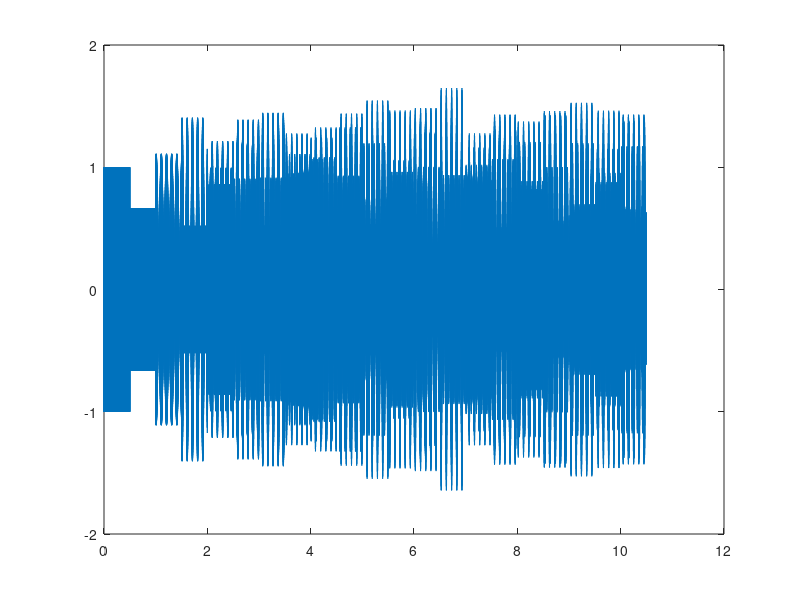

The MATLAB script that drew this image:
close all; 
clear;

Fs = 44100;               % Sampling rate
T = 1/Fs;                 % Sample time
%Len = 256;               % Window size for fft
sec = 0.5;                % Unit time of Sinnal
Tspan = 20;               % Number of Unit time
Hzmax = 880;              % Maximum Frequency of Signal
%Hzmin = floor(Fs/Len)+1; % Minimum Frequency of Signal for fft
%Hzran = Hzmax-(Hzmin);   % Frequency Range for fft
%hlz = floor(Hzran/Tspan);% Unit Frequency range for fft
hlz  = 10;                % Changing Frequency range
hlzs = 20;                % Changing Frequency step

clear tT sS;
clear stemp;

k=0;
tT = 0;
stemp=0;
sS=0;
k=1;
t = ((Fs*sec*(k-1))+1:Fs*sec*k)*T; % Time vector
tT = horzcat(tT, t);
s = sin(2*pi*(Hzmax-hlz*(k-1))*t); % Sine wave vector
sS = horzcat(sS, s);


for k=2:Tspan+1
    t = ((Fs*sec*(k-1))+1:Fs*sec*k)*T; % Time vector
    tT = horzcat(tT, t);
    for l=1:hlzs:hlz
%       s = sin(2*pi*(Hzmax-hlz*(k-2)-(l-1))*t; % Sine wave vector
       s = sin(2*pi*(Hzmax-hlz*(k-2)-(l-1))*t+2*pi*rand); % Uniformly distributed-Random shifted phase-Sine wave vector 
%       s = sin(2*pi*(Hzmax-hlz*(k-2)-(l-1))*t+2*pi*randn); % Normaly distributed-Random shifted phase-Sine wave vector 
       stemp = stemp+s;
    end;
    stemp = stemp/(hlz/hlzs+1);
    sS = horzcat(sS, stemp);
end;

sound( sS, Fs );
% Plot shape of wave
plot(tT,sS);
%axis([0,0.1,-1.5,1.5]);
%axis([1.95,2.05,-1,1]);
%title('SineWave');
%xlabel('time (seconds)');


return;


% Simple FFT
%fftsS = fft(sS)/Len;
%fftsS = fft(sS,Len);
%f = Fs/2*linspace(0,1,length(sS)/2+1);
% Plot single-sided amplitude spectrum.
%plot(f,2*abs(fftsS(1:length(sS)/2+1))) 
%axis([170,185,0,100])
%title('Single-Sided Amplitude Spectrum of y(t)')
%xlabel('Frequency (Hz)')
%ylabel('|ffty(f)|')
